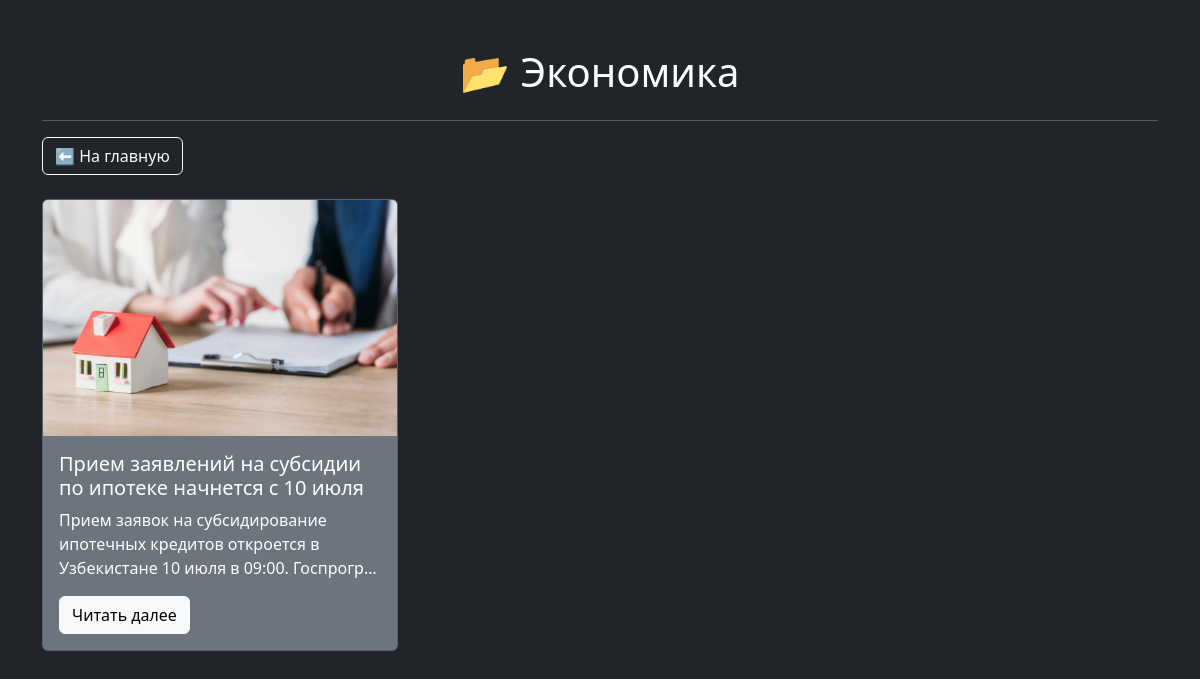
The app's page /category/2/ with its own data.
### index/models.py (models this page shows, shortened)
class NewsCategory(models.Model):
    class Meta:
        verbose_name_plural = 'Категории новостей'
    category_name = models.CharField(max_length= 16)
    added_date = models.DateTimeField(auto_now_add =True)

class News(models.Model):
    class Meta:
        verbose_name_plural = 'Новости'
    name = models.CharField(max_length=128)
    text = models.TextField()
    news_photo = models.ImageField(upload_to='media', null=True, blank=True)
    news_category = models.ForeignKey(NewsCategory,
                                 on_delete=models.CASCADE)
    added_date = models.DateTimeField(auto_now_add=True)

### index/views.py (the view)
# urls.py: path('category/<int:pk>/', views.category_page, name='category'),
def category_page(request, pk):
    category = NewsCategory.objects.get(id=pk)
    news = News.objects.filter(news_category=category)
    context = {
        'category': category,
        'news': news
    }
    return render(request, 'category.html', context)

### index/templates/category.html (shortened to what this page needs)
<!DOCTYPE html>
<html lang="ru">
<head>
    <link rel="stylesheet" href="https://cdn.jsdelivr.net/npm/bootstrap@5.3.3/dist/css/bootstrap.min.css">
</head>
<body class="bg-dark text-white">
<div class="container py-5">
    <h1 class="text-center mb-4">📂 {{ category.category_name }}</h1>
    <hr class="text-white">
    <a href="/" class="btn btn-outline-light mb-4">⬅️ На главную</a>
    <div class="row g-4">
        {% for n in news %}
        <div class="col-md-4">
            <div class="card bg-secondary text-white h-100">
                {% if n.news_photo %}
                <img src="{{ n.news_photo.url }}" class="card-img-top" alt="Фото новости">
                {% endif %}
                <div class="card-body">
                    <h5 class="card-title">{{ n.name }}</h5>
                    <p class="card-text">{{ n.text|truncatechars:100 }}</p>
                    <a href="/news/{{ n.id }}" class="btn btn-light">Читать далее</a>
                </div>
            </div>
        </div>
        {% endfor %}
    </div>
</div>
</body>
</html>

### records on screen
NewsCategory: category_name "Экономика"
News: news_photo (picture), name "Прием заявлений на субсидии по ипотеке начнется с 10 июля", text "Прием заявок на субсидирование ипотечных кредитов откроется в Узбекистане 10 июля в 09:00. Госпрогр…"
